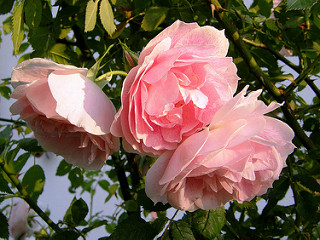
#> input picture notebooks/data/images/roses.jpg, 320 x 240 px
$ jupyter execute 4_6_2_color_image_processing_applying_average_filter.ipynb
#> lines starting #> are read from the running program, lines starting #| are printed output that depends on the picture
[cell 1]
import os
import cv2
import numpy as np
import matplotlib.pyplot as plt

# Step 1: Load the sample image
image_path = os.path.join(os.getcwd(), 'data', 'images', 'roses.jpg')  # Replace with your image path

image = cv2.imread(image_path)
#> image is the input picture: shape (240, 320, 3); mean B, G, R 80.2, 94.8, 116.4
image = cv2.cvtColor(image, cv2.COLOR_BGR2RGB)  # Convert BGR to RGB if needed

# Step 2: Apply zero padding (extend by 1 pixel on each side) to make it larger
padded_image = np.pad(image, ((1, 1), (1, 1), (0, 0)), mode='constant', constant_values=0)
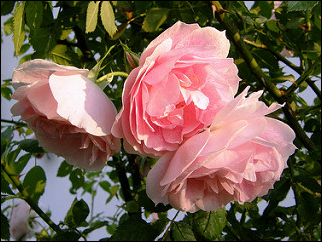
#> padded_image: shape (242, 322, 3); mean R, G, B 114.7, 93.5, 79.1

# Step 3: Define a function to apply the 3x3 average filter manually
def apply_average_filter_manual(channel):
    kernel = np.ones((3, 3), dtype=np.float32) / 9  # 3x3 average kernel
    filtered = np.zeros_like(channel, dtype=np.float32)
    # Apply the filter manually
    for i in range(1, channel.shape[0] - 1):
        for j in range(1, channel.shape[1] - 1):
            filtered[i, j] = np.sum(channel[i-1:i+2, j-1:j+2] * kernel)
    return filtered[1:-1, 1:-1]  # Crop the filtered result back to original size

# Step 4: Apply the manual average filter to each channel (R, G, B)
R_channel = padded_image[:, :, 0]
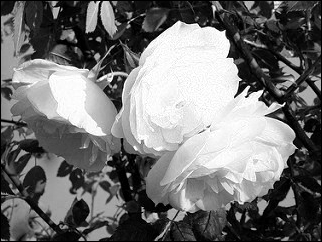
#> R_channel: shape (242, 322); min 0, max 255, mean 114.7
G_channel = padded_image[:, :, 1]
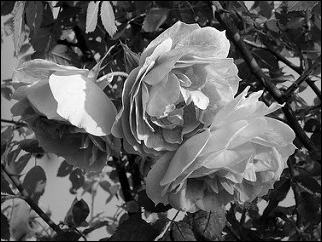
#> G_channel: shape (242, 322); min 0, max 255, mean 93.5
B_channel = padded_image[:, :, 2]
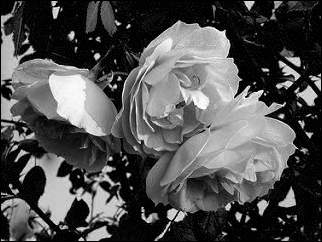
#> B_channel: shape (242, 322); min 0, max 255, mean 79.1

R_filtered_manual = apply_average_filter_manual(R_channel)
G_filtered_manual = apply_average_filter_manual(G_channel)
#> after the loop in apply_average_filter_manual (call 2), `for i in range(1, channel.shape[0] - 1):`:
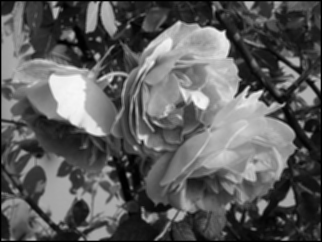
#> filtered: shape (242, 322) float32; min 0, max 247.4, mean 93.1
B_filtered_manual = apply_average_filter_manual(B_channel)
#> after the loop in apply_average_filter_manual (call 3), `for i in range(1, channel.shape[0] - 1):`:
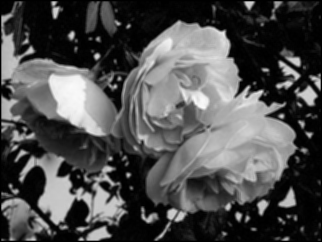
#> filtered: shape (242, 322) float32; min 0, max 251.7, mean 78.9
#> in apply_average_filter_manual (call 3), `return filtered[1:-1, 1:-1]`:
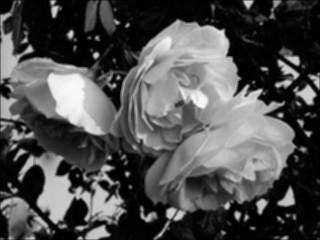
#> returned value: shape (240, 320) float32; min 0, max 251.7, mean 80

# Step 5: Apply the OpenCV filter using cv2.filter2D
def apply_opencv_filter(channel):
    kernel = np.ones((3, 3), dtype=np.float32) / 9  # 3x3 average kernel
    return cv2.filter2D(channel, -1, kernel)
#> returned value: shape (242, 322)

# Step 6: Apply the OpenCV filter to each channel (R, G, B)
R_filtered_opencv = apply_opencv_filter(R_channel)
G_filtered_opencv = apply_opencv_filter(G_channel)
B_filtered_opencv = apply_opencv_filter(B_channel)

# Step 7: Combine the filtered channels to form the final filtered image for both methods
manual_filtered_image = np.stack([R_filtered_manual, G_filtered_manual, B_filtered_manual], axis=-1)
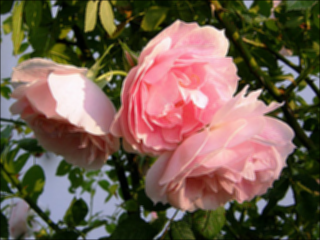
#> manual_filtered_image: shape (240, 320, 3) float32; mean R, G, B 116.1, 94.5, 80
opencv_filtered_image = np.stack([R_filtered_opencv, G_filtered_opencv, B_filtered_opencv], axis=-1)
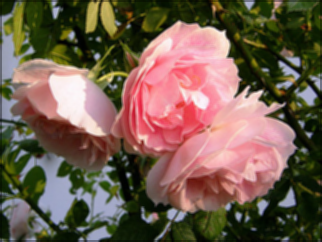
#> opencv_filtered_image: shape (242, 322, 3); mean R, G, B 115, 93.8, 79.3

# Step 8: Plot the results
plt.figure(figsize=(12, 8))

# Original Image (with padding)
plt.subplot(2, 2, 1)
plt.imshow(image)
plt.title("Original Image")
plt.axis('off')

# Manually Filtered Image
plt.subplot(2, 2, 2)
plt.imshow(manual_filtered_image.astype(np.uint8))
plt.title("Manually Filtered Image")
plt.axis('off')

# OpenCV Filtered Image
plt.subplot(2, 2, 3)
plt.imshow(opencv_filtered_image.astype(np.uint8))
plt.title("OpenCV Filtered Image")
plt.axis('off')

plt.tight_layout()
plt.show()
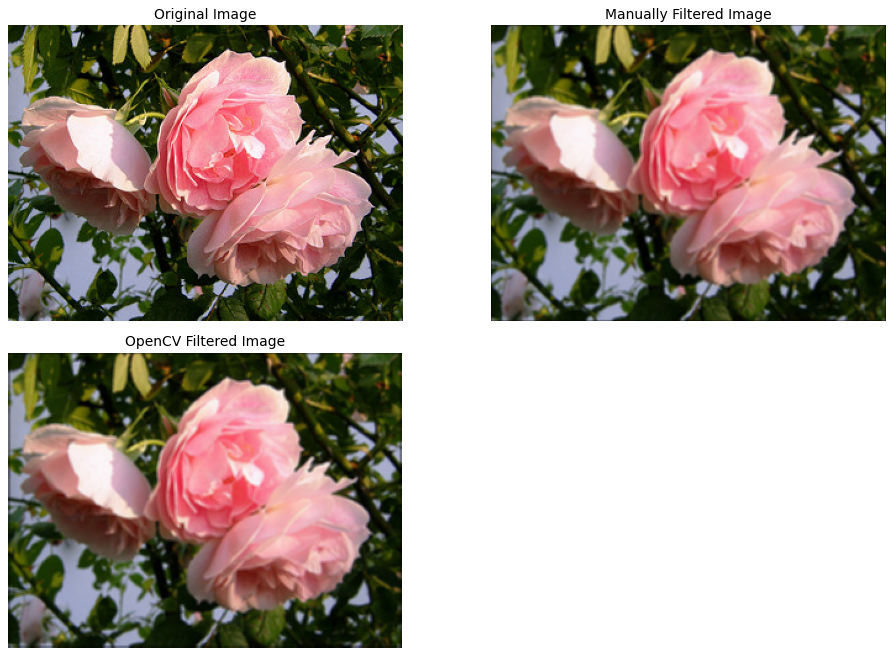
#> figure drawn by matplotlib, 3 panels

$ run again, with notebooks/data/images/blue_band.jpg copied over notebooks/data/images/roses.jpg
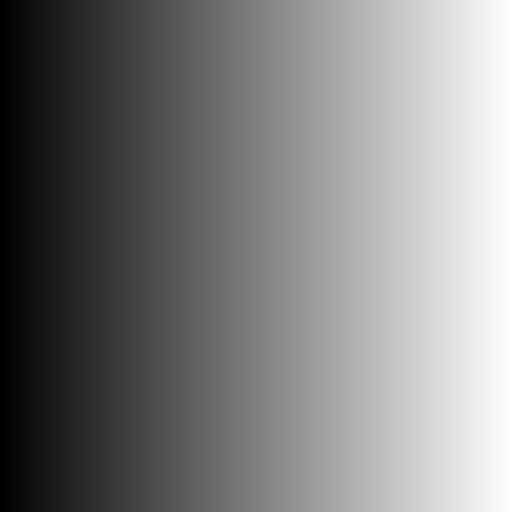
#> input picture notebooks/data/images/blue_band.jpg, 512 x 512 px
#> image is the input picture: shape (512, 512, 3); min 0, max 255, mean 127
#> `plt.show()`:
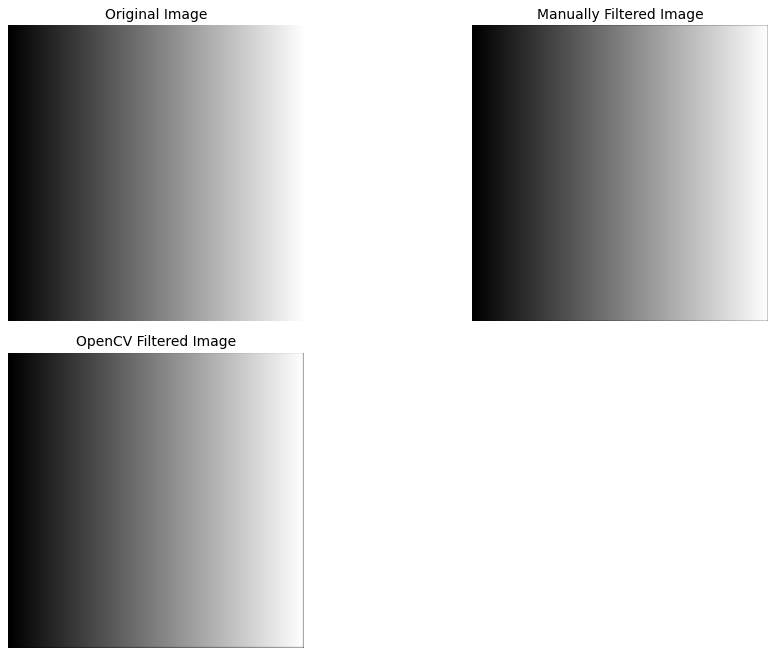
#> figure drawn by matplotlib, 3 panels

$ run again, with notebooks/data/images/color_darkened.jpg copied over notebooks/data/images/roses.jpg
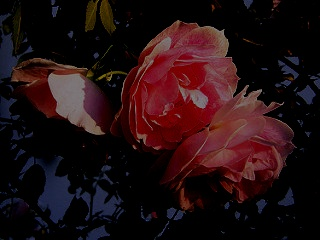
#> input picture notebooks/data/images/color_darkened.jpg, 320 x 240 px
#> image is the input picture: shape (240, 320, 3); mean B, G, R 17.5, 15.1, 34.8
#> in apply_average_filter_manual (call 3), `return filtered[1:-1, 1:-1]`:
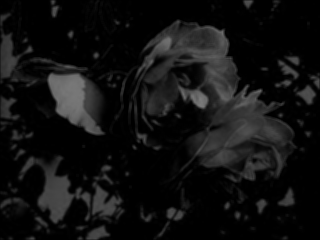
#> returned value: shape (240, 320) float32; min 0, max 124.2, mean 17.4
#> `plt.show()`:
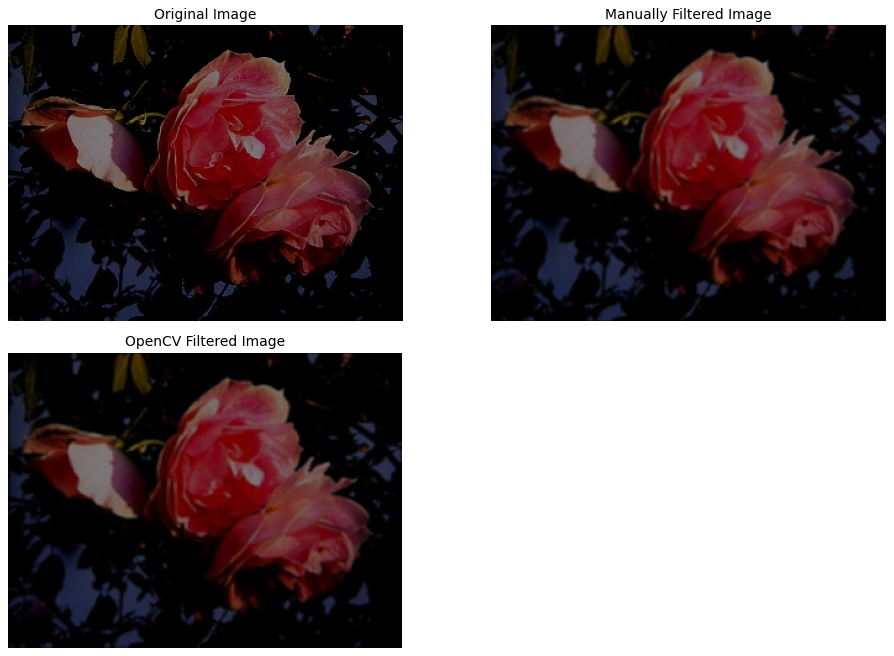
#> figure drawn by matplotlib, 3 panels
